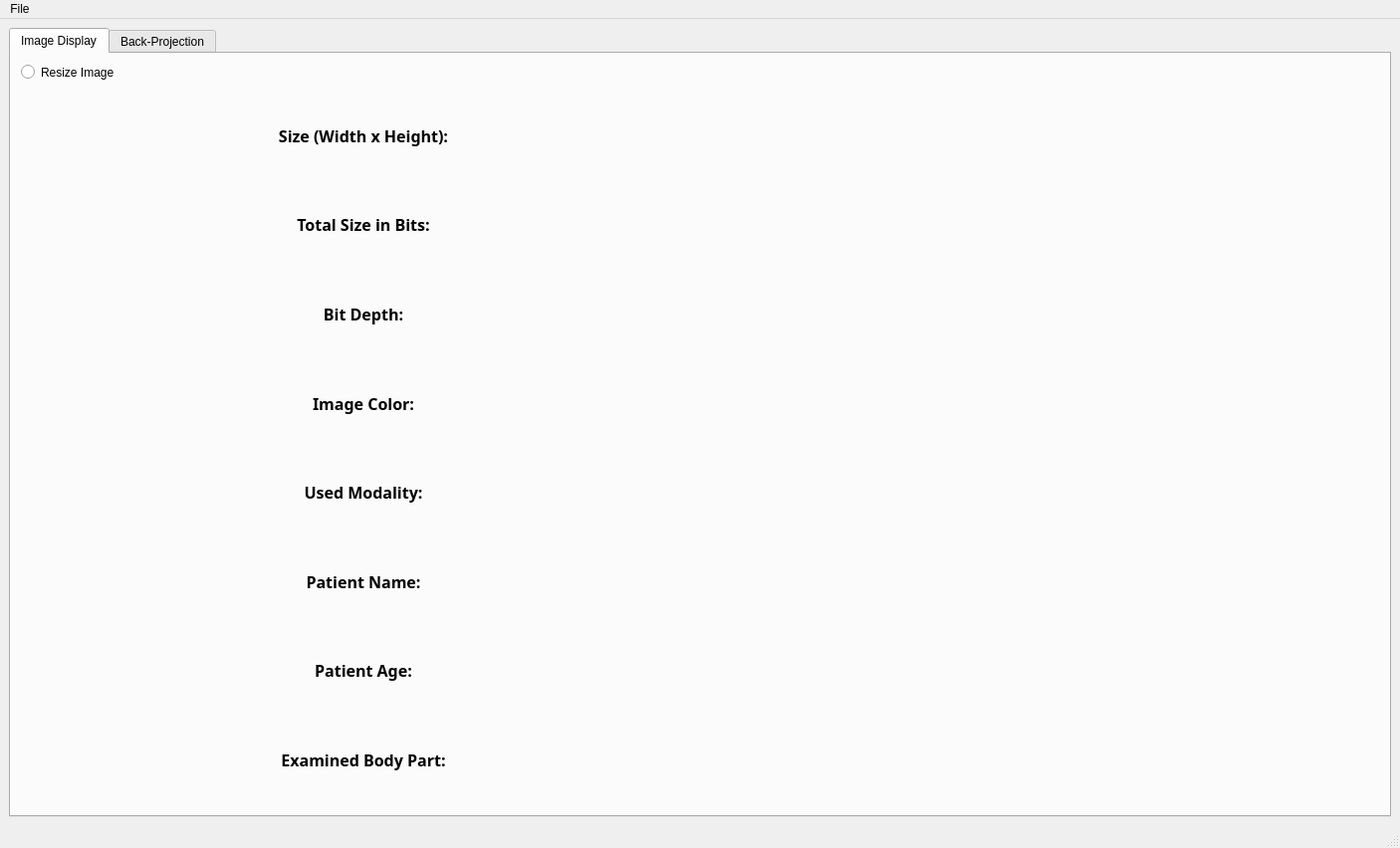
<?xml version="1.0" encoding="UTF-8"?>
<ui version="4.0">
 <class>MainWindow</class>
 <widget class="QMainWindow" name="MainWindow">
  <property name="geometry">
   <rect>
    <x>0</x>
    <y>0</y>
    <width>1406</width>
    <height>852</height>
   </rect>
  </property>
  <property name="windowTitle">
   <string>MainWindow</string>
  </property>
  <widget class="QWidget" name="centralwidget">
   <layout class="QGridLayout" name="gridLayout_2">
    <item row="0" column="0">
     <widget class="QTabWidget" name="backProjectionTab">
      <property name="currentIndex">
       <number>0</number>
      </property>
      <widget class="QWidget" name="imageDisplayTab">
       <attribute name="title">
        <string>Image Display</string>
       </attribute>
       <widget class="QRadioButton" name="reisizeImageRadiobutton">
        <property name="geometry">
         <rect>
          <x>10</x>
          <y>10</y>
          <width>1109</width>
          <height>17</height>
         </rect>
        </property>
        <property name="text">
         <string>Resize Image</string>
        </property>
       </widget>
       <widget class="QWidget" name="layoutWidget">
        <property name="geometry">
         <rect>
          <x>20</x>
          <y>40</y>
          <width>1341</width>
          <height>711</height>
         </rect>
        </property>
        <layout class="QGridLayout" name="gridLayout_3">
         <item row="0" column="0">
          <layout class="QGridLayout" name="imageLayout"/>
         </item>
         <item row="0" column="1">
          <layout class="QGridLayout" name="_2">
           <item row="0" column="0">
            <layout class="QVBoxLayout" name="imageTitlesVerticalLayout">
             <item>
              <widget class="QLabel" name="imageSizeTitleLabel">
               <property name="font">
                <font>
                 <family>Sitka Small Semibold</family>
                 <pointsize>12</pointsize>
                 <weight>75</weight>
                 <bold>true</bold>
                </font>
               </property>
               <property name="text">
                <string>Size (Width x Height):</string>
               </property>
               <property name="textFormat">
                <enum>Qt::AutoText</enum>
               </property>
               <property name="alignment">
                <set>Qt::AlignCenter</set>
               </property>
              </widget>
             </item>
             <item>
              <widget class="QLabel" name="imageBitsTitleLabel">
               <property name="font">
                <font>
                 <family>Sitka Small Semibold</family>
                 <pointsize>12</pointsize>
                 <weight>75</weight>
                 <bold>true</bold>
                </font>
               </property>
               <property name="text">
                <string>Total Size in Bits:</string>
               </property>
               <property name="alignment">
                <set>Qt::AlignCenter</set>
               </property>
              </widget>
             </item>
             <item>
              <widget class="QLabel" name="imageBitDepthTitleLabel">
               <property name="font">
                <font>
                 <family>Sitka Small Semibold</family>
                 <pointsize>12</pointsize>
                 <weight>75</weight>
                 <bold>true</bold>
                </font>
               </property>
               <property name="text">
                <string>Bit Depth:</string>
               </property>
               <property name="alignment">
                <set>Qt::AlignCenter</set>
               </property>
              </widget>
             </item>
             <item>
              <widget class="QLabel" name="imageColorTitleLabel">
               <property name="font">
                <font>
                 <family>Sitka Small Semibold</family>
                 <pointsize>12</pointsize>
                 <weight>75</weight>
                 <bold>true</bold>
                </font>
               </property>
               <property name="text">
                <string>Image Color:</string>
               </property>
               <property name="alignment">
                <set>Qt::AlignCenter</set>
               </property>
              </widget>
             </item>
             <item>
              <widget class="QLabel" name="usedModalityTitleLabel">
               <property name="font">
                <font>
                 <family>Sitka Small Semibold</family>
                 <pointsize>12</pointsize>
                 <weight>75</weight>
                 <bold>true</bold>
                </font>
               </property>
               <property name="text">
                <string>Used Modality:</string>
               </property>
               <property name="alignment">
                <set>Qt::AlignCenter</set>
               </property>
              </widget>
             </item>
             <item>
              <widget class="QLabel" name="patientNameTitleLabel">
               <property name="font">
                <font>
                 <family>Sitka Small Semibold</family>
                 <pointsize>12</pointsize>
                 <weight>75</weight>
                 <bold>true</bold>
                </font>
               </property>
               <property name="text">
                <string>Patient Name:</string>
               </property>
               <property name="alignment">
                <set>Qt::AlignCenter</set>
               </property>
              </widget>
             </item>
             <item>
              <widget class="QLabel" name="patientAgeTitleLabel">
               <property name="font">
                <font>
                 <family>Sitka Small Semibold</family>
                 <pointsize>12</pointsize>
                 <weight>75</weight>
                 <bold>true</bold>
                </font>
               </property>
               <property name="text">
                <string>Patient Age:</string>
               </property>
               <property name="alignment">
                <set>Qt::AlignCenter</set>
               </property>
              </widget>
             </item>
             <item>
              <widget class="QLabel" name="bodyPartTitleLabel">
               <property name="font">
                <font>
                 <family>Sitka Small Semibold</family>
                 <pointsize>12</pointsize>
                 <weight>75</weight>
                 <bold>true</bold>
                </font>
               </property>
               <property name="text">
                <string>Examined Body Part:</string>
               </property>
               <property name="alignment">
                <set>Qt::AlignCenter</set>
               </property>
              </widget>
             </item>
            </layout>
           </item>
           <item row="0" column="1">
            <layout class="QVBoxLayout" name="verticalLayout_2">
             <item>
              <widget class="QLabel" name="imageSizeDataLabel">
               <property name="font">
                <font>
                 <pointsize>12</pointsize>
                </font>
               </property>
               <property name="text">
                <string/>
               </property>
               <property name="alignment">
                <set>Qt::AlignCenter</set>
               </property>
              </widget>
             </item>
             <item>
              <widget class="QLabel" name="imageBitsDataLabel">
               <property name="font">
                <font>
                 <pointsize>12</pointsize>
                </font>
               </property>
               <property name="text">
                <string/>
               </property>
               <property name="alignment">
                <set>Qt::AlignCenter</set>
               </property>
              </widget>
             </item>
             <item>
              <widget class="QLabel" name="imageBitDepthDataLabel">
               <property name="font">
                <font>
                 <pointsize>12</pointsize>
                </font>
               </property>
               <property name="text">
                <string/>
               </property>
               <property name="alignment">
                <set>Qt::AlignCenter</set>
               </property>
              </widget>
             </item>
             <item>
              <widget class="QLabel" name="imageColorDataLabel">
               <property name="font">
                <font>
                 <pointsize>12</pointsize>
                </font>
               </property>
               <property name="text">
                <string/>
               </property>
               <property name="alignment">
                <set>Qt::AlignCenter</set>
               </property>
              </widget>
             </item>
             <item>
              <widget class="QLabel" name="usedModalityDataLabel">
               <property name="font">
                <font>
                 <pointsize>12</pointsize>
                </font>
               </property>
               <property name="text">
                <string/>
               </property>
               <property name="alignment">
                <set>Qt::AlignCenter</set>
               </property>
              </widget>
             </item>
             <item>
              <widget class="QLabel" name="patientNameDataLabel">
               <property name="font">
                <font>
                 <pointsize>12</pointsize>
                </font>
               </property>
               <property name="text">
                <string/>
               </property>
               <property name="alignment">
                <set>Qt::AlignCenter</set>
               </property>
              </widget>
             </item>
             <item>
              <widget class="QLabel" name="patientAgeDataLabel">
               <property name="font">
                <font>
                 <pointsize>12</pointsize>
                </font>
               </property>
               <property name="text">
                <string/>
               </property>
               <property name="alignment">
                <set>Qt::AlignCenter</set>
               </property>
              </widget>
             </item>
             <item>
              <widget class="QLabel" name="bodyPartDataLabel">
               <property name="font">
                <font>
                 <pointsize>12</pointsize>
                </font>
               </property>
               <property name="text">
                <string/>
               </property>
               <property name="alignment">
                <set>Qt::AlignCenter</set>
               </property>
              </widget>
             </item>
            </layout>
           </item>
          </layout>
         </item>
        </layout>
       </widget>
      </widget>
      <widget class="QWidget" name="backProjectionTab">
       <attribute name="title">
        <string>Back-Projection</string>
       </attribute>
       <widget class="QLabel" name="originalPhantomLabel">
        <property name="geometry">
         <rect>
          <x>120</x>
          <y>20</y>
          <width>161</width>
          <height>41</height>
         </rect>
        </property>
        <property name="font">
         <font>
          <family>Script MT Bold</family>
          <pointsize>16</pointsize>
          <weight>75</weight>
          <italic>false</italic>
          <bold>true</bold>
         </font>
        </property>
        <property name="text">
         <string>Original Phantom</string>
        </property>
        <property name="alignment">
         <set>Qt::AlignCenter</set>
        </property>
       </widget>
       <widget class="QLabel" name="phantomSinogramLabel">
        <property name="geometry">
         <rect>
          <x>610</x>
          <y>20</y>
          <width>161</width>
          <height>41</height>
         </rect>
        </property>
        <property name="font">
         <font>
          <family>Script MT Bold</family>
          <pointsize>16</pointsize>
          <weight>75</weight>
          <italic>false</italic>
          <bold>true</bold>
         </font>
        </property>
        <property name="text">
         <string>Phantom Sinogram</string>
        </property>
        <property name="alignment">
         <set>Qt::AlignCenter</set>
        </property>
       </widget>
       <widget class="QWidget" name="gridLayoutWidget_17">
        <property name="geometry">
         <rect>
          <x>1010</x>
          <y>440</y>
          <width>341</width>
          <height>301</height>
         </rect>
        </property>
        <layout class="QGridLayout" name="hammingLaminogramStep1GridLayout"/>
       </widget>
       <widget class="QWidget" name="gridLayoutWidget_18">
        <property name="geometry">
         <rect>
          <x>520</x>
          <y>60</y>
          <width>341</width>
          <height>301</height>
         </rect>
        </property>
        <layout class="QGridLayout" name="phantomSinogramGridLayout"/>
       </widget>
       <widget class="QLabel" name="unfilteredLaminogramStep1Label">
        <property name="geometry">
         <rect>
          <x>50</x>
          <y>400</y>
          <width>291</width>
          <height>41</height>
         </rect>
        </property>
        <property name="font">
         <font>
          <family>Script MT Bold</family>
          <pointsize>16</pointsize>
          <weight>75</weight>
          <italic>false</italic>
          <bold>true</bold>
         </font>
        </property>
        <property name="text">
         <string>Unfiltered Laminogram (Step 1°)</string>
        </property>
        <property name="alignment">
         <set>Qt::AlignCenter</set>
        </property>
       </widget>
       <widget class="QLabel" name="ramLakLaminogramStep1Label">
        <property name="geometry">
         <rect>
          <x>550</x>
          <y>400</y>
          <width>281</width>
          <height>41</height>
         </rect>
        </property>
        <property name="font">
         <font>
          <family>Script MT Bold</family>
          <pointsize>16</pointsize>
          <weight>75</weight>
          <italic>false</italic>
          <bold>true</bold>
         </font>
        </property>
        <property name="text">
         <string>Ram-Lak Laminogram (Step 1°)</string>
        </property>
        <property name="alignment">
         <set>Qt::AlignCenter</set>
        </property>
       </widget>
       <widget class="QLabel" name="hammingLaminogramStep1Label">
        <property name="geometry">
         <rect>
          <x>1030</x>
          <y>400</y>
          <width>301</width>
          <height>41</height>
         </rect>
        </property>
        <property name="font">
         <font>
          <family>Script MT Bold</family>
          <pointsize>16</pointsize>
          <weight>75</weight>
          <italic>false</italic>
          <bold>true</bold>
         </font>
        </property>
        <property name="text">
         <string>Hamming Laminogram (Step 1°)</string>
        </property>
        <property name="alignment">
         <set>Qt::AlignCenter</set>
        </property>
       </widget>
       <widget class="QLabel" name="unfilteredLaminogramStep20Label">
        <property name="geometry">
         <rect>
          <x>980</x>
          <y>20</y>
          <width>391</width>
          <height>41</height>
         </rect>
        </property>
        <property name="font">
         <font>
          <family>Script MT Bold</family>
          <pointsize>16</pointsize>
          <weight>75</weight>
          <italic>false</italic>
          <bold>true</bold>
         </font>
        </property>
        <property name="text">
         <string>Unfiltered Laminogram (Step 20°)</string>
        </property>
        <property name="alignment">
         <set>Qt::AlignCenter</set>
        </property>
       </widget>
       <widget class="QWidget" name="gridLayoutWidget_19">
        <property name="geometry">
         <rect>
          <x>1010</x>
          <y>60</y>
          <width>341</width>
          <height>301</height>
         </rect>
        </property>
        <layout class="QGridLayout" name="unfilteredLaminogramStep20GridLayout"/>
       </widget>
       <widget class="QWidget" name="gridLayoutWidget">
        <property name="geometry">
         <rect>
          <x>30</x>
          <y>60</y>
          <width>341</width>
          <height>301</height>
         </rect>
        </property>
        <layout class="QGridLayout" name="originalPhantomGridLayout"/>
       </widget>
       <widget class="QWidget" name="gridLayoutWidget_2">
        <property name="geometry">
         <rect>
          <x>30</x>
          <y>440</y>
          <width>341</width>
          <height>301</height>
         </rect>
        </property>
        <layout class="QGridLayout" name="unfilteredLaminogramStep1GridLayout"/>
       </widget>
       <widget class="QWidget" name="gridLayoutWidget_3">
        <property name="geometry">
         <rect>
          <x>520</x>
          <y>440</y>
          <width>341</width>
          <height>301</height>
         </rect>
        </property>
        <layout class="QGridLayout" name="ramLakLaminogramStep1GridLayout"/>
       </widget>
      </widget>
     </widget>
    </item>
   </layout>
  </widget>
  <widget class="QMenuBar" name="menubar">
   <property name="geometry">
    <rect>
     <x>0</x>
     <y>0</y>
     <width>1406</width>
     <height>21</height>
    </rect>
   </property>
   <widget class="QMenu" name="menuFile">
    <property name="title">
     <string>File</string>
    </property>
    <addaction name="actionOpen_Image"/>
   </widget>
   <addaction name="menuFile"/>
  </widget>
  <widget class="QStatusBar" name="statusbar"/>
  <action name="actionOpen_Image">
   <property name="text">
    <string>Open Image</string>
   </property>
  </action>
 </widget>
 <resources/>
 <connections/>
</ui>
